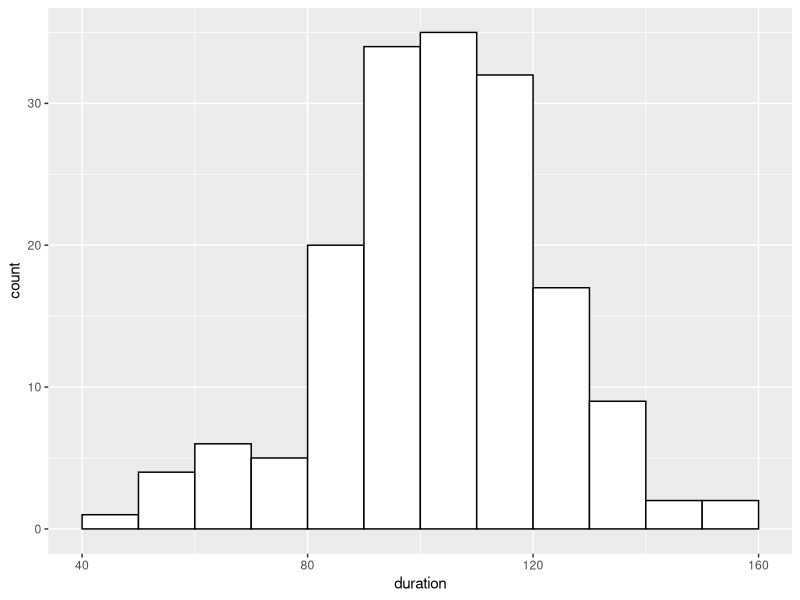
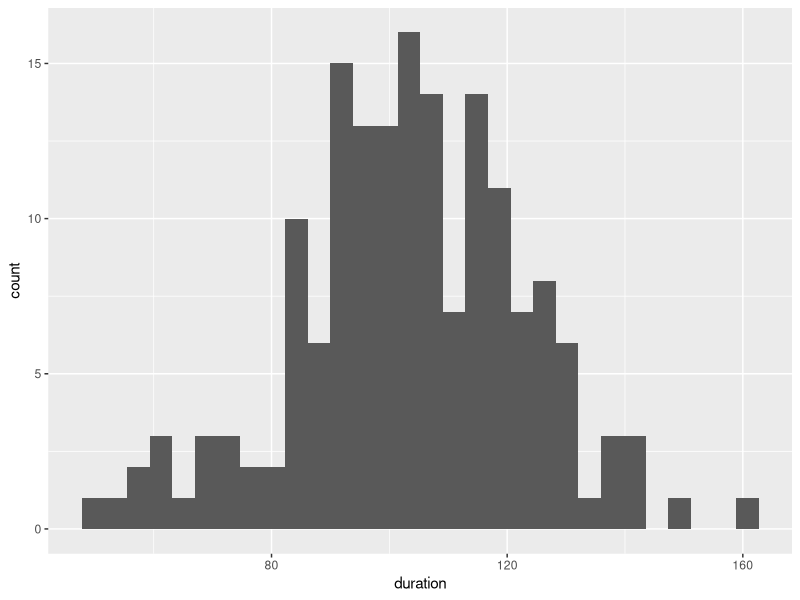
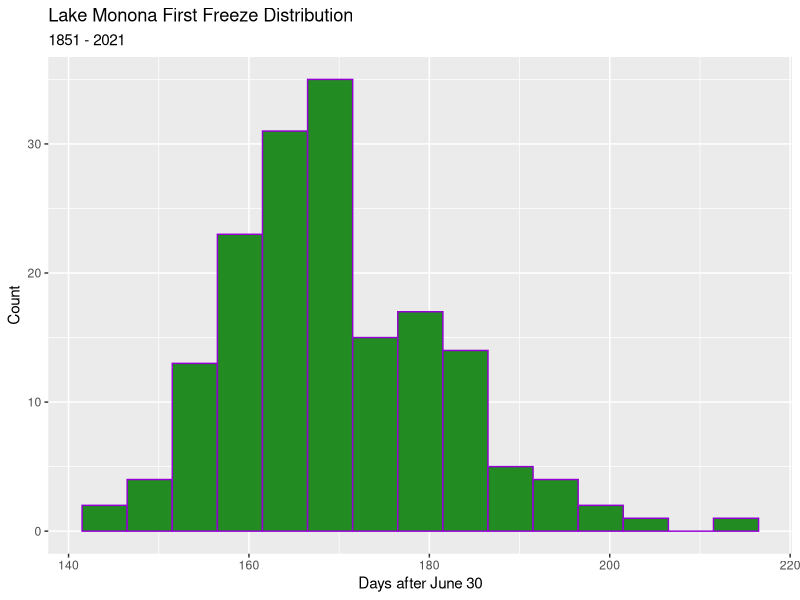
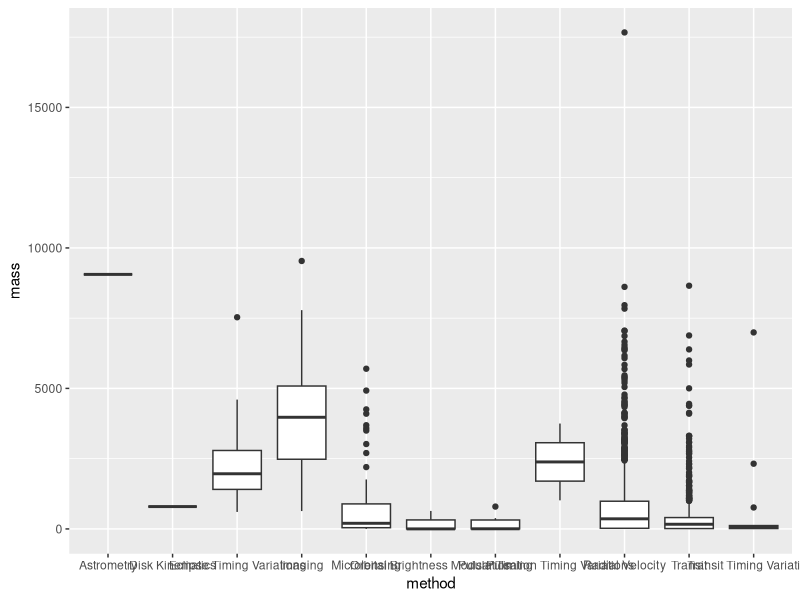
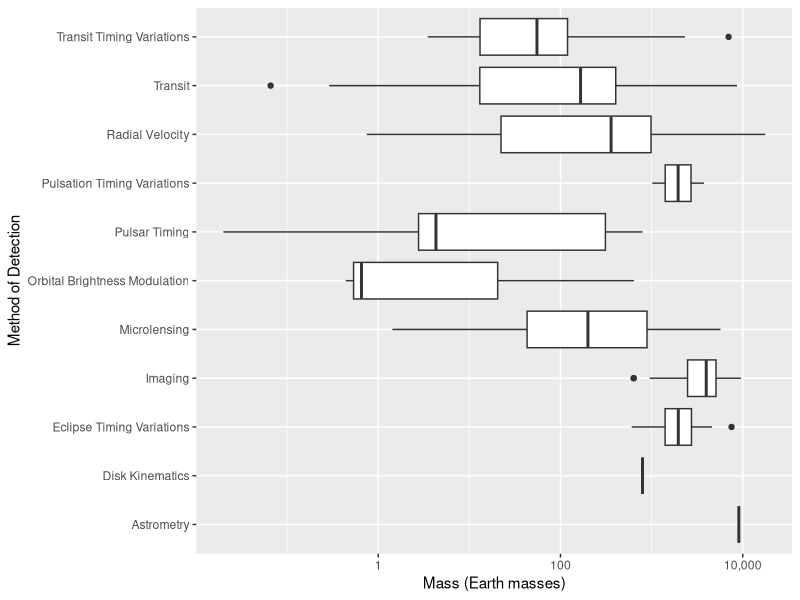

The R script that drew these images, in order:
## ---- chunk 1
knitr::opts_chunk$set(echo = TRUE, message=FALSE)
library(tidyverse)
library(lubridate)
## ---- chunk 2
## The echo = FALSE argument to this chunk
##   means that the code will not appear in the output
##   but the code will run so that the data is in the session

## Read Lake Monona data
## Remove rows with missing data
monona = read_csv("../../data/lake-monona-winters-2021.csv") %>%
  drop_na()
## ---- chunk 3
ggplot(monona, aes(x=duration)) +
  geom_histogram(boundary=0, binwidth=10, color="black", fill="white")
## ---- chunk 4
## modify this code
ggplot(monona, aes(x = duration)) +
  geom_histogram()
## ---- chunk 5

## ---- chunk 6
## Fit the model
fit = lm(duration ~ year1, data = monona)

## Add fitted values and residuals to the data set
monona = monona %>% 
  mutate(fitted = fitted(fit),
         residuals = residuals(fit))
## ---- chunk 7

## ---- chunk 8
## add winter_day = #days of first freeze after June 30
monona = monona %>% 
  mutate(winter_day = as.numeric(
    first_freeze - ymd(str_c(year1,"-06-30"))))
## ---- chunk 9
## Make the histogram

## ---- chunk 10
ggplot(monona, aes(x = winter_day)) +
  geom_histogram(binwidth = 5, center = 154, color = "darkviolet", fill = "forestgreen") +
  xlab("Days after June 30") +
  ylab("Count") +
  ggtitle("Lake Monona First Freeze Distribution",
          subtitle = "1851 - 2021")
## ---- chunk 11
## Note: the file begins with 100 comment lines which we skip
exo = read_csv("../../data/exoplanets_default_2021-06-15.csv", skip = 100) %>% 
  select(pl_name, hostname, discoverymethod, pl_bmasse) %>%
  rename(planet = pl_name,
         star = hostname,
         method = discoverymethod,
         mass = pl_bmasse) %>% 
  drop_na(mass)
## ---- chunk 12
ggplot(exo, aes(x = method, y = mass)) +
  geom_boxplot()
## ---- chunk 13
## You may need to install the scales package if the next line causes an error
library(scales)

## Make the side-by-side boxplots
ggplot(exo, aes(x = method, y = mass)) +
  geom_boxplot() +
  ## (A) What does the following line do?
  scale_y_continuous(trans = "log10", label = comma) +
  xlab("Method of Detection") +
  ylab("Mass (Earth masses)") +
  ## (B) What does the following line do?
  coord_flip()
## ---- chunk 14

## ---- chunk 15

